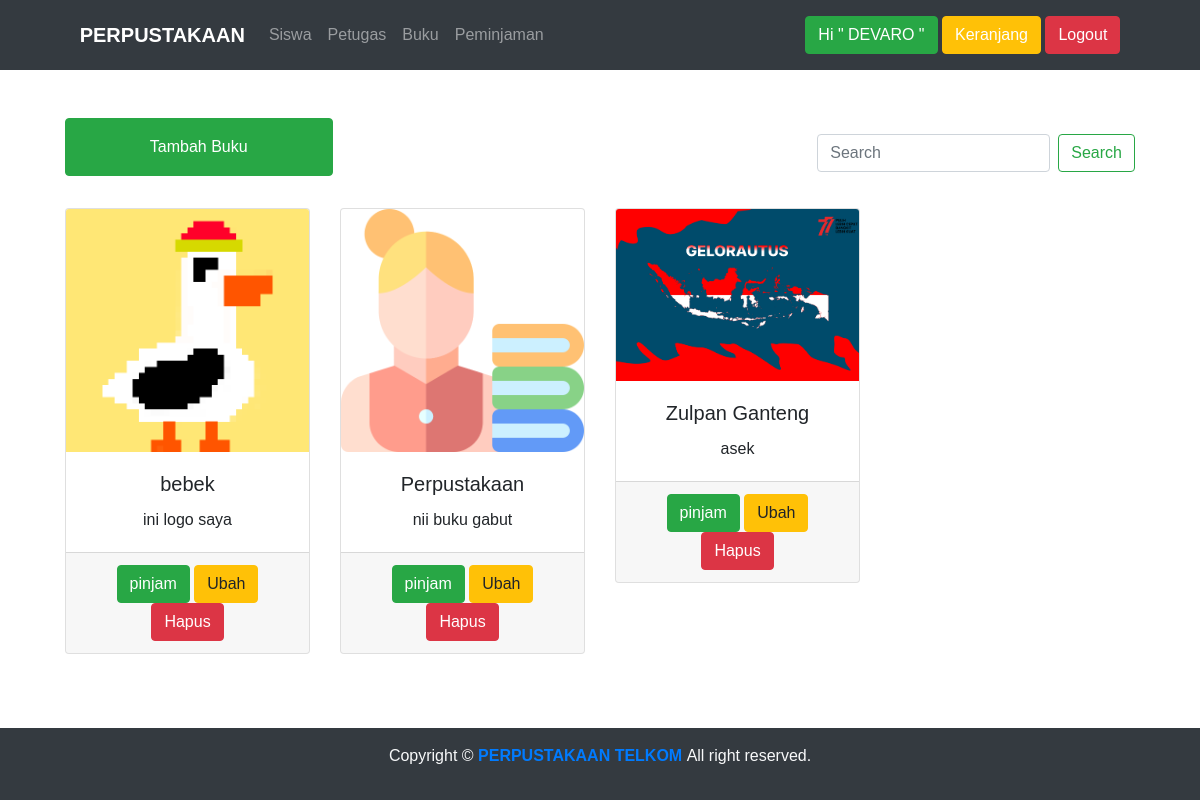
Page /buku.php (signed in) on the committed database.
### tables this page shows
CREATE TABLE `buku` (
  `id_buku` int(11) NOT NULL,
  `nama_buku` varchar(100) NOT NULL,
  `deskripsi` varchar(255) NOT NULL,
  `foto` blob NOT NULL
);

### buku.php (the view, shortened to what this page needs)
<?php
include "navbar.php";
?>
<div class="container col-11 py-5">
<div class="mb-3">
<form action="" method="post" class="form-inline py-3" style="float: right">
<input name="search" class="form-control mr-sm-2" type="search" value="
<?php
if(isset($_POST['cari'])) {
  echo $_POST['search'];
}
?>" placeholder="Search" aria-label="Search">
    <button name="cari" class="btn btn-outline-success my-2 my-sm-0" type="submit">Search</button>
  </form>
  <a href="tambah_buku.php" class="btn btn-success py-3 col-sm-3 mb-3">Tambah Buku</a>
</div>
    <div class="row" id="load_data">
    <?php
			include('koneksi.php');
				if(isset($_POST['cari'])) {
					$kata_cari = $_POST['search'];
					$query = "SELECT * FROM buku WHERE id_buku like '%".$kata_cari."%' OR nama_buku like '%".$kata_cari."%' OR deskripsi like '%".$kata_cari."%' ORDER BY id_buku ASC";
				} else {
					$query = "SELECT * FROM buku ORDER BY id_buku ASC";
				}
				$result = mysqli_query($konn, $query);
				while ($row = mysqli_fetch_assoc($result)) {
          $id = $row["id_buku"];
          $foto = $row["foto"];
          $deskripsi = $row["deskripsi"];
          $judul = $row["nama_buku"];
			?>
		<div class="col-sm-3 mb-5">
          <div class="card">
            <img src="gambar/<?php echo $foto; ?>" class="card-img-top" alt="gambar">
            <div class="card-body">
              <h5 class="card-title"><?php echo $judul; ?></h5>
              <p class="card-text"><?php echo $deskripsi; ?></p>
            </div>
            <div class="card-footer" style="align-content: center;">
            <a href="pinjam_buku.php?id_buku=<?php echo $id?>"class="btn btn-success">pinjam</a>
                <a href="ubah_buku.php?id_buku=<?php echo $id?>" class="btn btn-warning">Ubah</a>
                <a href="hapus_buku.php?id_buku=<?php echo $id?>?foto=<?php echo $foto?>"onclick="return confirm('Are you sure you want to delete this item?')"class="btn btn-danger">Hapus</a>
              </div>
          </div>
        </div>
			<?php
			}
			?>
    </div>
</div>
<?php include "footer.php"; ?>

### navbar.php (shortened to what this page needs)
<?php
    $terlogin = $_SESSION['nama'];
?>
<link rel="stylesheet" href="https://cdn.jsdelivr.net/npm/bootstrap@4.0.0/dist/css/bootstrap.min.css">
<nav class="navbar navbar-expand-lg navbar-dark bg-dark py-2">
        <div class="container col-11">
            <a class="navbar-brand" href="index.php">PERPUSTAKAAN</a>
        <div class="collapse navbar-collapse" id="navbarSupportedContent">
            <ul class="navbar-nav mr-auto">
            <a class="nav-link" href="siswa.php">Siswa
            </a>
            <a class="nav-link" href="petugas.php">Petugas
            </a>
            <a class="nav-link" href="buku.php">Buku
            </a>
            <a class="nav-link" href="peminjaman.php">Peminjaman
            </a>
            </ul>
            <form action="" method="post" class="navbar-text">
                <a href="" class="btn btn-success">Hi " <?php echo $terlogin ?> "</a>
        <a href="keranjang.php" class="btn btn-warning">Keranjang</a>
        <input type="submit" name="logout" value="Logout" class="btn btn-danger">
        </form>
        </div>
        </div>
    </nav>

### footer.php (shortened to what this page needs)
<link rel="stylesheet" href="https://cdn.jsdelivr.net/npm/bootstrap@4.0.0/dist/css/bootstrap.min.css">
    <div class="fixed-bottom">
        <footer class="p-3 bg-dark text-light d-flex justify-content-center"><p>Copyright &copy; <b><a href="https://www.instagram.com/namakokkikik"> PERPUSTAKAAN TELKOM </a></b> All right reserved.</p></footer>
    </div>

### navbar.php (style rules this page uses)
* { font-family: "Oswald",sans-serif; font-weight: medium; }
.navbar-brand { font-family: "Oswald",sans-serif; font-size: 24px; font-weight: bold ; }
.nav-link { font-family: "Oswald",sans-serif; font-size: 16px; }
.navbar-text { margin: 0 ; }

### buku.php (style rules this page uses)
.card-body { text-align: center; }
.card-footer { text-align: center; }

### rows in the picture
buku: foto (picture), nama_buku "bebek", deskripsi "ini logo saya"
buku: foto (picture), nama_buku "Perpustakaan", deskripsi "nii buku gabut"
buku: foto (picture), nama_buku "Zulpan Ganteng", deskripsi "asek"

### other values in the picture
$terlogin "DEVARO"
